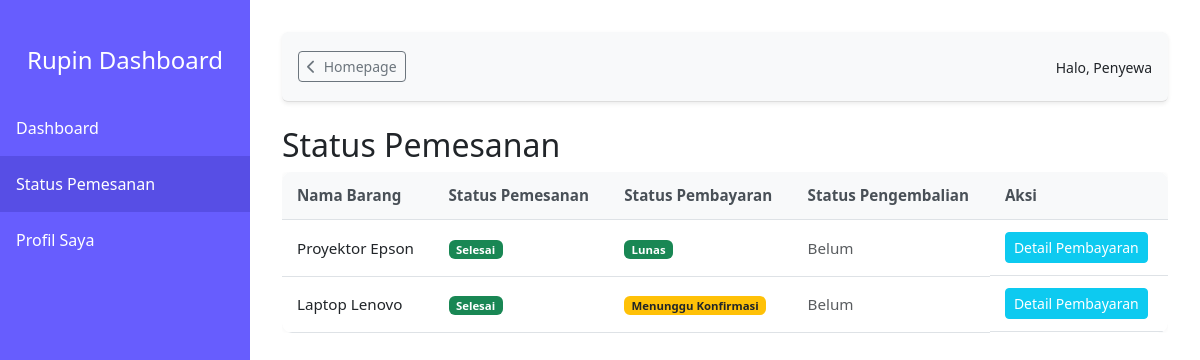
Page /penyewa/status_pemesanan.php (signed in) on the committed database.
### tables this page shows
CREATE TABLE `booking` (
  `booking_id` int(11) NOT NULL,
  `item_id` int(11) DEFAULT NULL,
  `user_id` int(11) DEFAULT NULL,
  `status` enum('menunggu','disetujui','ditolak','selesai') DEFAULT NULL,
  `tanggal` date DEFAULT NULL,
  `jumlah_hari` int(11) DEFAULT NULL
);

CREATE TABLE `items` (
  `item_id` int(11) NOT NULL,
  `user_id` int(11) DEFAULT NULL,
  `nama` varchar(100) DEFAULT NULL,
  `tipe` enum('ruang','alat') DEFAULT NULL,
  `harga_sewa` double DEFAULT NULL,
  `lokasi` varchar(100) DEFAULT NULL,
  `status` enum('tersedia','tidak tersedia') DEFAULT NULL,
  `gambar` varchar(255) DEFAULT NULL,
  `deskripsi` text DEFAULT NULL
);

### penyewa/status_pemesanan.php (the view, shortened to what this page needs)
<?php
include('../config.php');
$user_id = $_SESSION['user_id'];
$sql = "SELECT
            b.booking_id,
            i.nama,
            b.status AS status_pesan,
            p.status AS status_bayar,
            g.status AS status_kembali,
            g.bukti
        FROM booking b
        JOIN items i ON i.item_id = b.item_id
        LEFT JOIN pembayaran p ON p.booking_id = b.booking_id
        LEFT JOIN pengembalian g ON g.booking_id = b.booking_id
        WHERE b.user_id = ?";
$stmt = $con->prepare($sql);
$stmt->bind_param("i", $user_id);
$stmt->execute();
$result = $stmt->get_result();
?>
<!DOCTYPE html>
<html lang="id">
<head>
    <link href="https://cdn.jsdelivr.net/npm/bootstrap@5.3.3/dist/css/bootstrap.min.css"  rel="stylesheet">
    <link rel="stylesheet" href="https://cdnjs.cloudflare.com/ajax/libs/font-awesome/6.5.0/css/all.min.css">
    <link href="../styles/dashboard.css" rel="stylesheet">
</head>
<body>
<div class="sidebar">
    <h4 class="header-sidebar text-center py-3">Rupin Dashboard</h4>
    <a href="index.php">Dashboard</a>
    <a href="status_pemesanan.php" class="active">Status Pemesanan</a>
    <a href="profil.php">Profil Saya</a>
</div>
<div class="content">
    <div class="top-nav rounded shadow-sm mb-4 d-flex justify-content-between align-items-center">
        <a href="../index.php" class="go-home btn btn-outline-secondary btn-sm"><i class="fa-solid fa-chevron-left me-2"></i>Homepage</a>
        <div class="text-end">
            <small>Halo, <?= ucfirst($_SESSION['role']) ?></small>
        </div>
    </div>
    <h2>Status Pemesanan</h2>
    <div class="table-responsive">
        <table class="custom-table">
            <thead>
                <tr>
                    <th>Nama Barang</th>
                    <th>Status Pemesanan</th>
                    <th>Status Pembayaran</th>
                    <th>Status Pengembalian</th>
                    <th>Aksi</th>
                </tr>
            </thead>
            <tbody>
                <?php while ($row = $result->fetch_assoc()) { ?>
                <tr>
                    <td><?= htmlspecialchars($row['nama']) ?></td>
                    <td>
                        <?php if ($row['status_pesan'] === 'menunggu'): ?>
                            <span class="badge bg-warning text-dark">Menunggu</span>
                        <?php elseif ($row['status_pesan'] === 'dibatalkan'): ?>
                            <span class="badge bg-danger">Dibatalkan</span>
                        <?php else: ?>
                            <span class="badge bg-success">Selesai</span>
                        <?php endif; ?>
                    </td>
                    <td>
                        <?php if ($row['status_bayar'] === 'lunas'): ?>
                            <span class="badge bg-success">Lunas</span>
                        <?php elseif ($row['status_bayar'] === 'menunggu'): ?>
                            <span class="badge bg-warning text-dark">Menunggu Konfirmasi</span>
                        <?php elseif ($row['status_bayar'] === 'belum bayar'): ?>
                            <span class="badge bg-secondary">Belum Bayar</span>
                        <?php else: ?>
                            <span class="text-muted">-</span>
                        <?php endif; ?>
                    </td>
                    <td>
                        <?php if ($row['status_kembali'] === 'tepat waktu'): ?>
                            <span class="badge bg-info text-dark">Dikembalikan</span>
                        <?php elseif ($row['status_kembali'] === 'terlambat'): ?>
                            <span class="badge bg-danger">Terlambat</span>
                        <?php else: ?>
                            <span class="text-muted">Belum</span>
                        <?php endif; ?>
                    </td>
                    <td class="d-flex flex-wrap gap-2">
                        <a href="detail_pembayaran.php?booking_id=<?= $row['booking_id'] ?>" class="btn btn-sm btn-info text-white">Detail Pembayaran</a>
                    </td>
                </tr>
                <?php } ?>
            </tbody>
        </table>
    </div>
</div>
</body>
</html>

### styles/dashboard.css (style rules this page uses)
body { display: flex; min-height: 100vh; flex-direction: row; margin: 0; }
.sidebar { width: 250px; background-color: #675dfe; color: white; position: fixed; top: 0; left: 0; height: 100vh; overflow-y: auto; }
.top-nav { display: flex; justify-content: space-between; align-items: center; background-color: #f8f9fa; padding: 0.5rem 1rem; border-bottom: 1px solid #ddd; margin-bottom: 2rem; height: 70px; }
.content { flex: 1; padding: 2rem; margin-left: 250px; }
.sidebar a { color: white; text-decoration: none; display: block; padding: 1rem; }
.sidebar a:hover, .sidebar .active { background-color: #574ee5; }
.header-sidebar { margin: 30px 0px 0px 0px; height: 70px; }
.custom-table { width: 100%; border-collapse: collapse; background-color: #ffffff; border-radius: 10px; overflow: hidden; box-shadow: 0 0 5px rgba(0, 0, 0, 0.05); font-size: 0.95rem; }
.custom-table thead tr { background-color: #f8f9fa; color: #495057; }
.custom-table th, .custom-table td { padding: 12px 15px; text-align: left; border-bottom: 1px solid #dee2e6; }

### penyewa/status_pemesanan.php (style rules this page uses)
.custom-table { width: 100%; border-collapse: collapse; background-color: #ffffff; border-radius: 10px; overflow: hidden; box-shadow: 0 0 5px rgba(0,0,0,0.05); font-size: 0.95rem; }
.custom-table thead tr { background-color: #f8f9fa; color: #495057; }
.custom-table th, .custom-table td { padding: 12px 15px; text-align: left; border-bottom: 1px solid #dee2e6; }

### rows in the picture
booking: item.nama "Proyektor Epson", status "Selesai", shows "Lunas"
booking: item.nama "Laptop Lenovo", status "Selesai", shows "Menunggu Konfirmasi"

### other values in the picture
$_SESSION['role'] "Penyewa"
